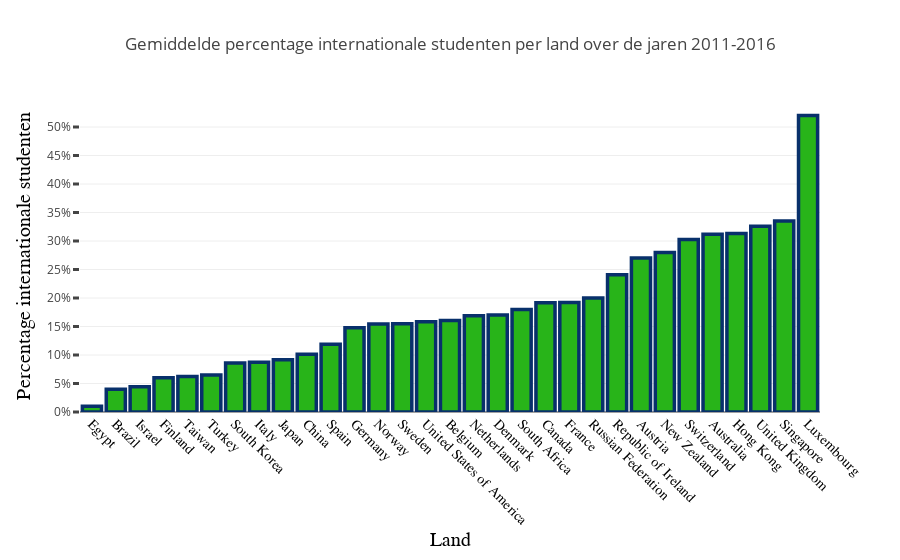

Here is the notebook cell this chart was saved with:
### Markdown cell above
In bovenstaande visualisatie is te zien dat het percentage internationale studenten invloed heeft op de internationale score van de universiteiten. De plot gaat diagonaal naar boven, dit laat zien dat universiteiten met een hoge internationale score ook een hoog percentage internationale studenten hebben. Rechtsboven zijn universiteiten te vinden uit verschillende groepen, dit staat dus los van de ranglijst. Wel valt op dat voornamelijk universiteiten op plekken 1-50 dominant zijn in dit gebied van de grafiek, wat aangeeft dat deze, hoger scorende, universiteiten een hoger percentage internationale studenten hebben.

### Code cell
barchart_country_intstudents()

### Figure 1 — Plotly figure (JSON) as saved in the notebook; plotly's stock layout.template omitted (floating-point values rounded to 4 significant figures)
{"data": [{"marker": {"color": "rgb(40, 180, 25)", "line": {"color": "rgb(8,48,107)", "width": 3.5}}, "type": "bar", "uid": "88013a06-e0e2-4034-b336-934e82563948", "x": ["Egypt", "Brazil", "Israel", "Finland", "Taiwan", "Turkey", "South Korea", "Italy", "Japan", "China", "Spain", "Germany", "Norway", "Sweden", "United States of America", "Belgium", "Netherlands", "Denmark", "South Africa", "Canada", "France", "Russian Federation", "Republic of Ireland", "Austria", "New Zealand", "Switzerland", "Australia", "Hong Kong", "United Kingdom", "Singapore", "Luxembourg"], "y": [1, 4, 4.444, 6, 6.222, 6.5, 8.609, 8.75, 9.148, 10.11, 11.88, 14.77, 15.43, 15.48, 15.84, 16.05, 16.87, 17, 18, 19.19, 19.22, 20, 24.09, 27, 28, 30.24, 31.18, 31.32, 32.59, 33.5, 52]}], "layout": {"title": {"text": "Gemiddelde percentage internationale studenten per land over de jaren 2011-2016"}, "xaxis": {"automargin": true, "showticklabels": true, "tickangle": 45, "tickfont": {"color": "black", "family": "Old Standard TT, serif", "size": 14}, "title": {"font": {"color": "black", "family": "Arial, sans-serif", "size": 20}, "text": "Land"}}, "yaxis": {"automargin": true, "dtick": 5, "tick0": 0, "ticklen": 6, "tickmode": "linear", "ticksuffix": "%", "tickwidth": 3, "title": {"font": {"color": "black", "family": "Arial, sans-serif", "size": 20}, "text": "Percentage internationale studenten"}}}}
